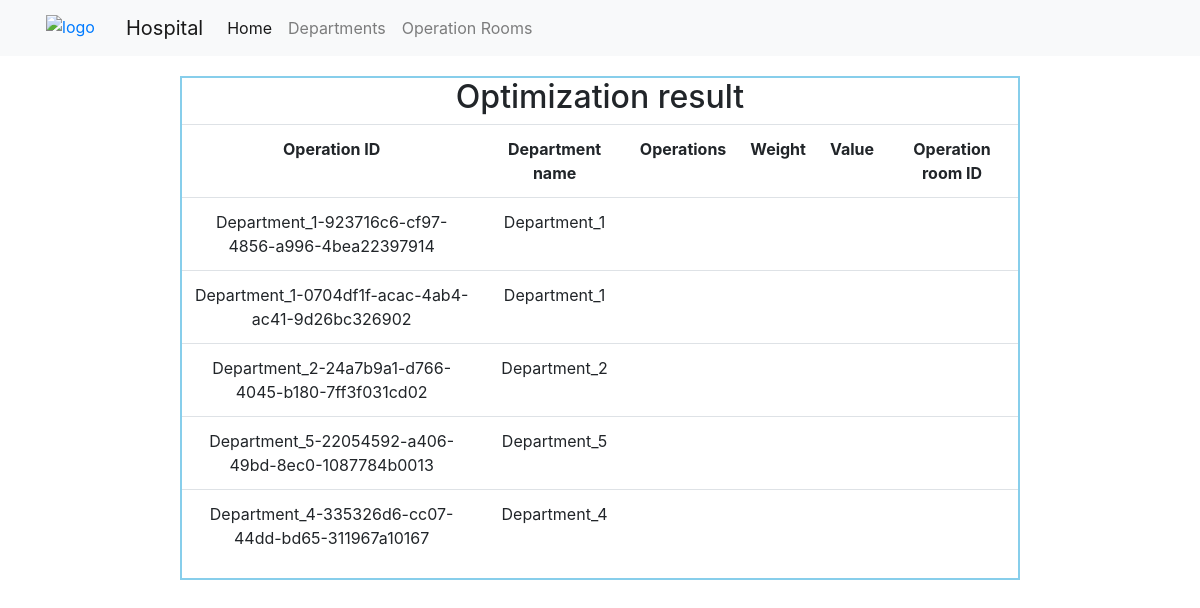
/result, run on an earlier commit of the app's database.
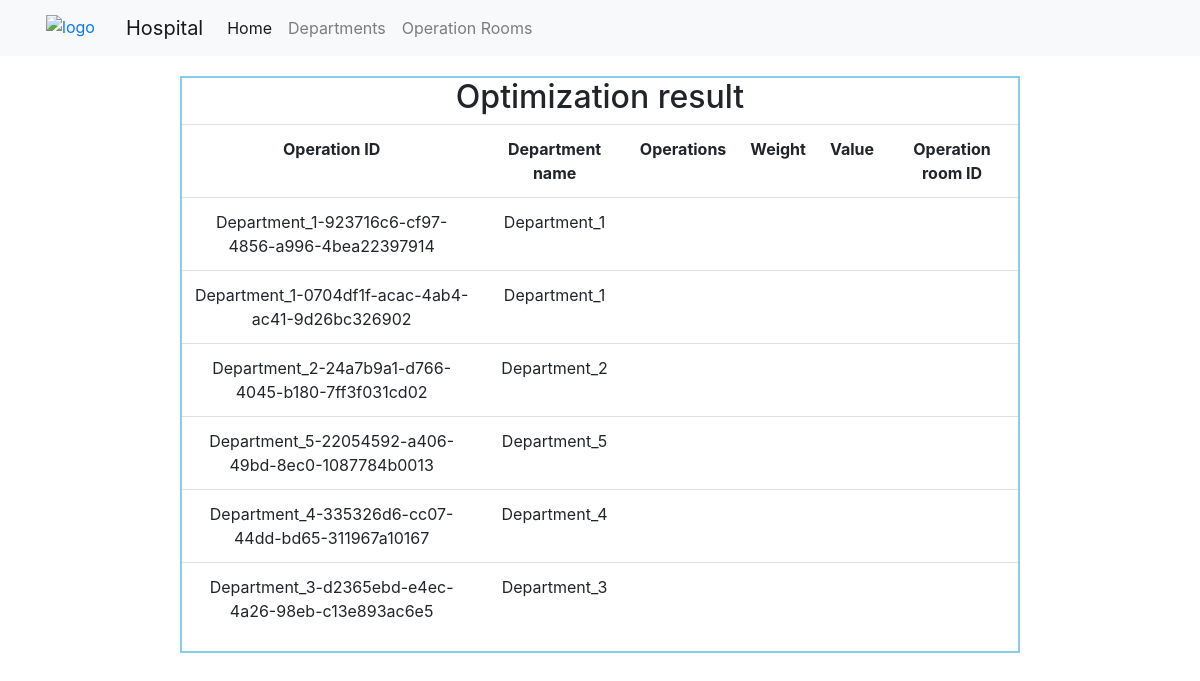
And on a later commit of the database.
### app.py (models this page shows)
class User_Entries(db.Model):
    __tablename__ = 'user_entries'
    id = db.Column(db.String(200), primary_key=True)
    doctor = db.Column(db.String(200), nullable= False)
    operation_date = db.Column(db.DateTime, nullable=False)
    department_name = db.Column(db.String(200), nullable=False)
    operation_duration  = db.Column(db.Integer, nullable= False)
    operation_urgency = db.Column(db.Integer, nullable=False)
    operation_room = db.Column(db.String(200))

### app.py (the view)
@app.route('/result', methods=['GET'])
def optimize():
    entries = User_Entries.query.order_by(User_Entries.operation_date).all()
    results = Solve_Problem()
    return render_template('result.html', tasks=entries)

### templates/result.html (shortened to what this page needs)
<!DOCTYPE html>
<html lang="en">
<head>
    <link rel="stylesheet" href="{{ url_for('static', filename='css/styles.css') }}">
    <link rel="stylesheet" href="https://maxcdn.bootstrapcdn.com/bootstrap/4.0.0/css/bootstrap.min.css">
    <link rel="stylesheet" href="https://cdnjs.cloudflare.com/ajax/libs/bootstrap-datepicker/1.9.0/css/bootstrap-datepicker.min.css">
    <link rel="stylesheet" href="https://cdnjs.cloudflare.com/ajax/libs/font-awesome/4.7.0/css/font-awesome.min.css">
</head>
<body>
    <nav class="navbar navbar-expand-lg navbar-light bg-light">
        <div class="image">
            <a href="/">
                <img src="http://www.clipartsuggest.com/images/633/red-medical-symbol-9MqeBw-clipart.jpeg" alt="logo">
            </a>
        </div>
        <a class="navbar-brand" href="/">Hospital</a>
        <div class="collapse navbar-collapse" id="navbarNav">
          <ul class="navbar-nav">
            <li class="nav-item active">
              <a class="nav-link" href="/">Home <span class="sr-only">(current)</span></a>
            </li>
            <li class="nav-item">
              <a class="nav-link" href="/admin">Departments</a>
            </li>
            <li class="nav-item">
              <a class="nav-link" href="/rooms">Operation Rooms</a>
            </li>
          </ul>
        </div>
    </nav>
    <div class="Table_content">
        <table class="table">
            <thead><h2>Optimization result</h2></thead>
            <tbody class="table_body">
                <tr>
                    <th>Operation ID</th>
                    <th>Department name</th>
                    <th>Operations</th>
                    <th>Weight</th>
                    <th>Value</th>
                    <th>Operation room ID</th>
                </tr>
                {% for task in tasks: %}
                    <tr>
                        <td>{{task.id}}</td>
                        <td>{{task.department_name}}</td>
                        <td>{{task.department_capacity}}</td>
                        <td>{{task.department_capacity}}</td>
                        <td>{{task.department_capacity}}</td>
                        <td>{{task.department_capacity}}</td>
                    </tr>
                {% endfor %}
            </tbody>
        </table>
    </div>
</body>
</html>

What changed in the data, as far as the page shows it:
added User_Entries: id "Department_3-d2365ebd-e4ec-4a26-98eb-c13e893ac6e5", department_name "Department_3"
